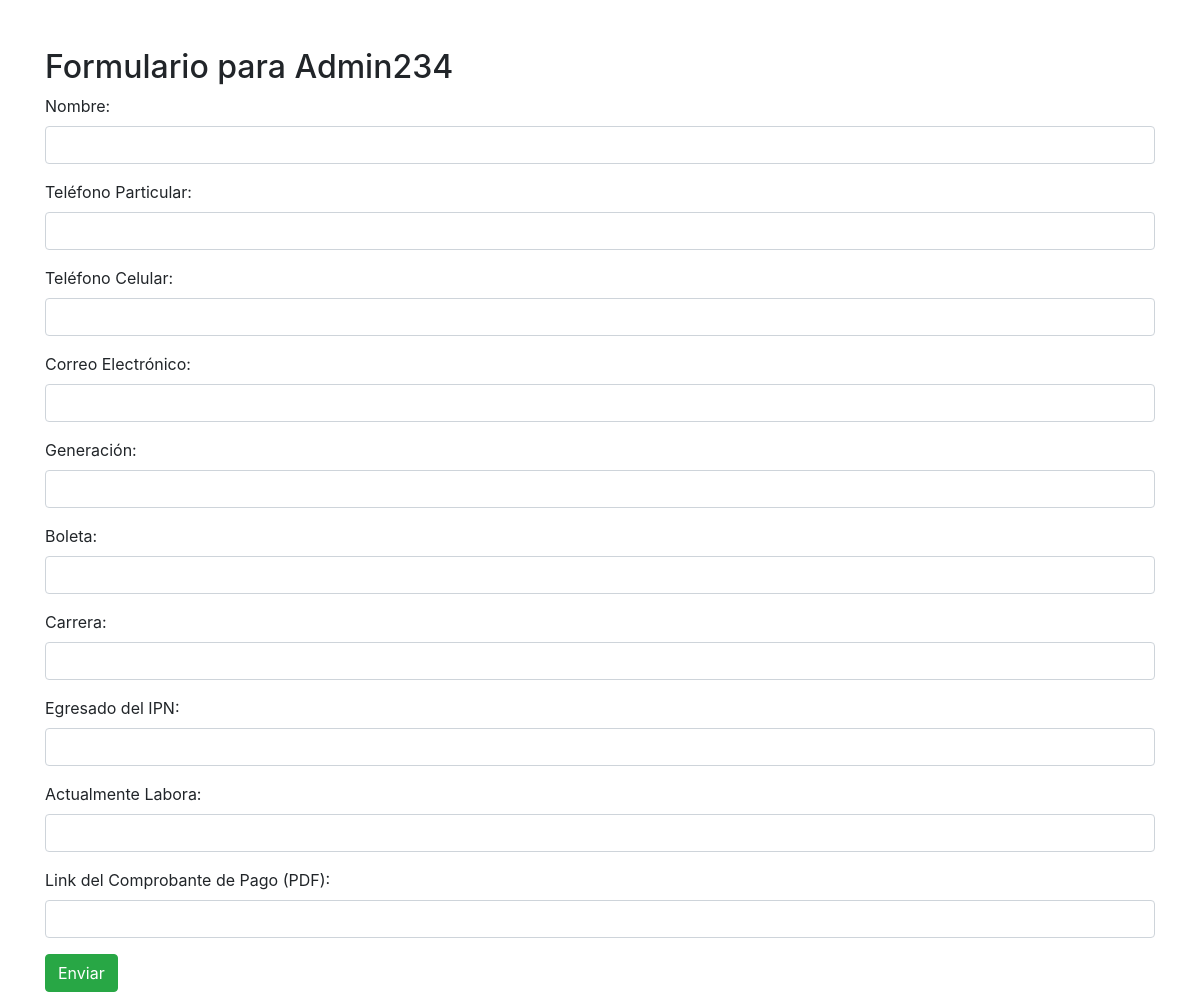
/formulario/1, run on an earlier commit of the app's database.
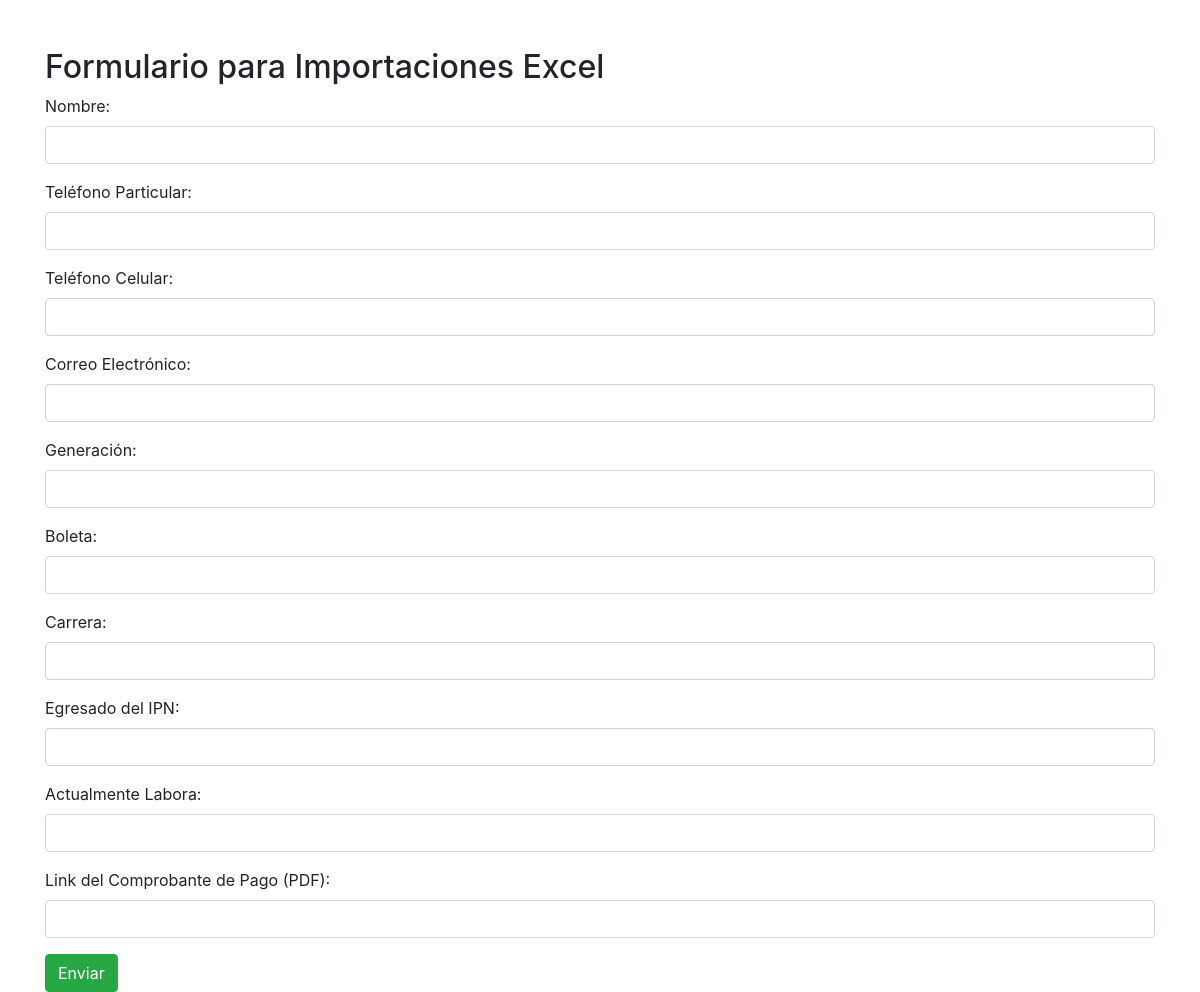
And on a later commit of the database.
### app.py (models this page shows)
class Evento(db.Model):
    id = db.Column(db.Integer, primary_key=True)
    nombre = db.Column(db.String(100), nullable=False)
    fecha = db.Column(db.String(100), nullable=False)
    boletos = db.relationship('Boleto', backref='evento', lazy=True)

### app.py (the view, shortened to what this page needs)
@app.route('/formulario/<int:evento_id>', methods=['GET', 'POST'])
def formulario(evento_id):
    evento = Evento.query.get_or_404(evento_id)
    return render_template('formulario.html', evento=evento)

### templates/formulario.html (shortened to what this page needs)
<!DOCTYPE html>
<html lang="es">
  <head>
    <link
      rel="stylesheet"
      href="https://stackpath.bootstrapcdn.com/bootstrap/4.5.2/css/bootstrap.min.css"
    />
  </head>
  <body>
    <div class="container mt-5">
      <h2>Formulario para {{ evento.nombre }}</h2>
      <form method="POST">
        <div class="form-group">
          <label for="nombre">Nombre:</label>
          <input type="text" class="form-control" name="nombre" required />
        </div>
        <div class="form-group">
          <label for="telefono_particular">Teléfono Particular:</label>
          <input
            type="text"
            class="form-control"
            name="telefono_particular"
            required
          />
        </div>
        <div class="form-group">
          <label for="telefono_celular">Teléfono Celular:</label>
          <input
            type="text"
            class="form-control"
            name="telefono_celular"
            required
          />
        </div>
        <div class="form-group">
          <label for="correo">Correo Electrónico:</label>
          <input type="email" class="form-control" name="correo" required />
        </div>
        <div class="form-group">
          <label for="generacion">Generación:</label>
          <input type="text" class="form-control" name="generacion" required />
        </div>
        <div class="form-group">
          <label for="boleta">Boleta:</label>
          <input type="text" class="form-control" name="boleta" required />
        </div>
        <div class="form-group">
          <label for="carrera">Carrera:</label>
          <input type="text" class="form-control" name="carrera" required />
        </div>
        <div class="form-group">
          <label for="egresado_ipn">Egresado del IPN:</label>
          <input
            type="text"
            class="form-control"
            name="egresado_ipn"
            required
          />
        </div>
        <div class="form-group">
          <label for="actualmente_labora">Actualmente Labora:</label>
          <input
            type="text"
            class="form-control"
            name="actualmente_labora"
            required
          />
        </div>
        <div class="form-group">
          <label for="comprobante_pago"
            >Link del Comprobante de Pago (PDF):</label
          >
          <input
            type="url"
            class="form-control"
            name="comprobante_pago"
            required
          />
        </div>
        <button type="submit" class="btn btn-success">Enviar</button>
      </form>
    </div>
  </body>
</html>

What changed in the data, as far as the page shows it:
changed Evento: nombre "Admin234" → "Importaciones Excel"
